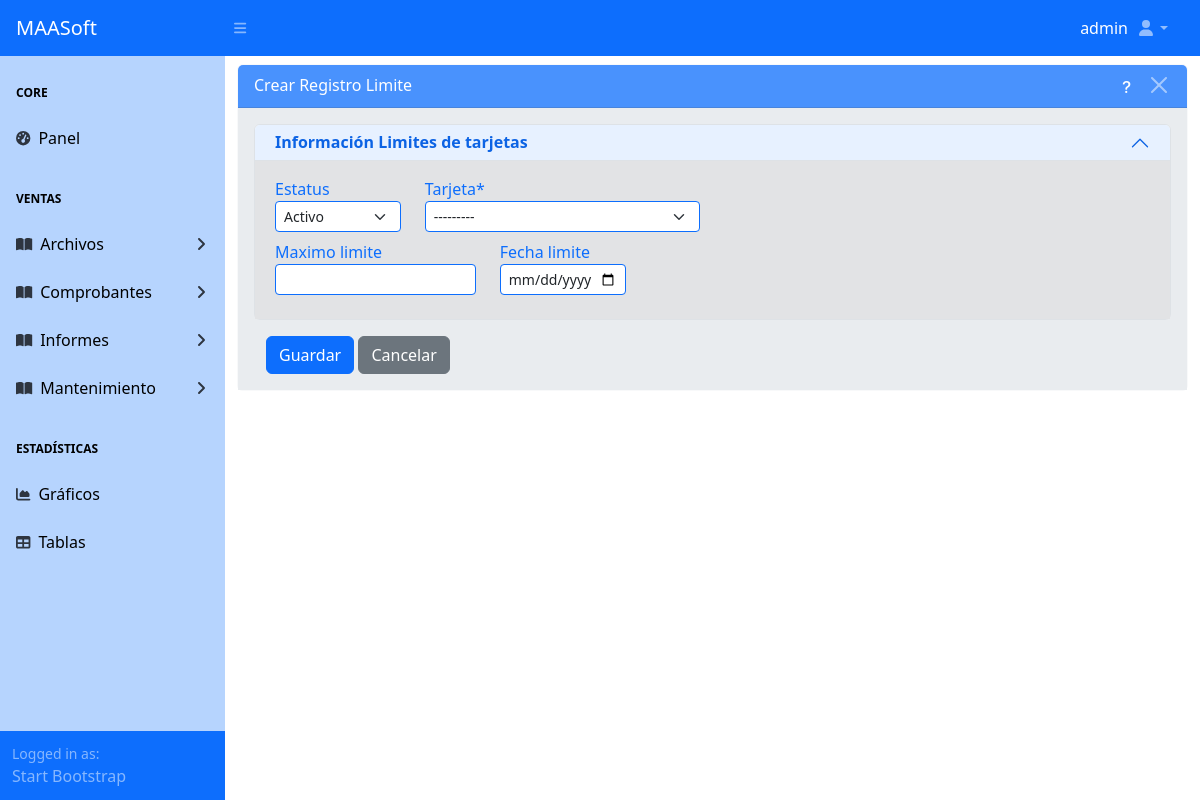
Before: /maestros/registrolimite/nueva/ (signed in) with the older database file.
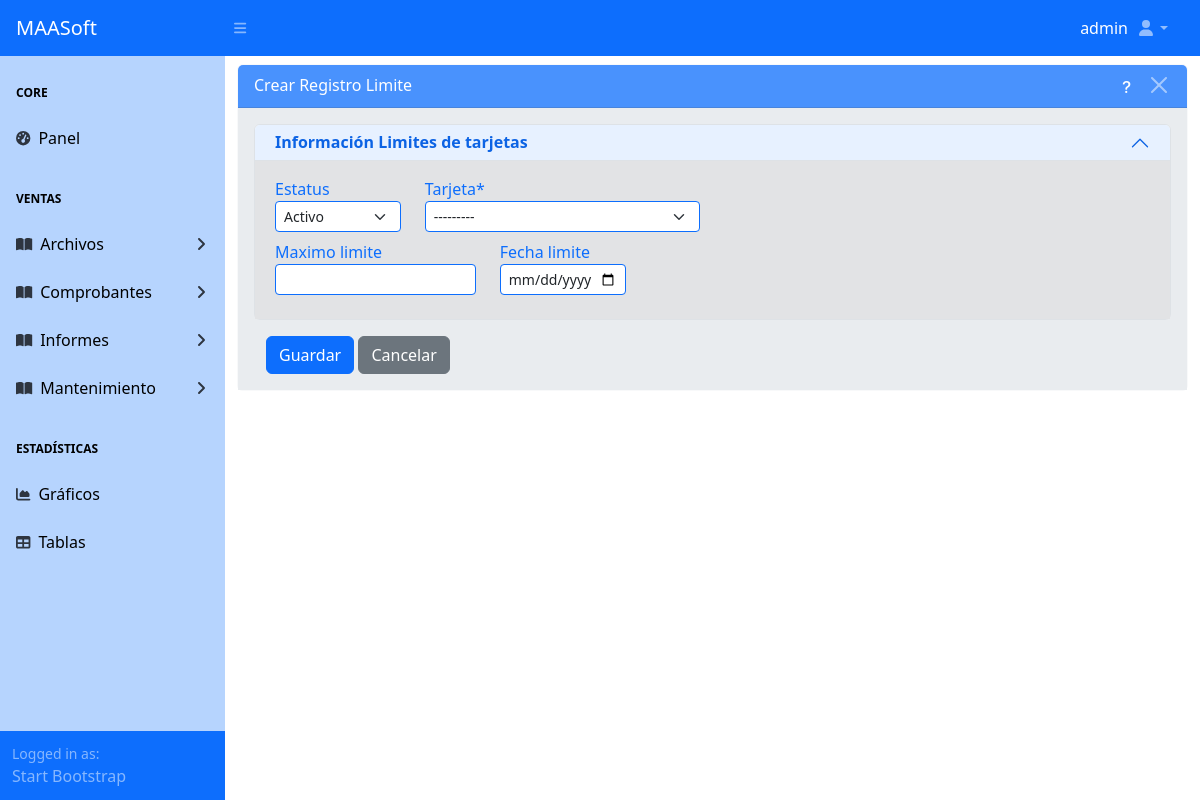
After: the same page with the newer database file.
### apps/maestros/models/tarjeta_models.py (models this page shows, shortened)
class Tarjeta(ModeloBaseGenerico):
    id_tarjeta = models.AutoField(primary_key=True)
    estatus_tarjeta = models.BooleanField("Estatus*", default=True, choices=ESTATUS_GEN)
    numero_tarjeta = models.BigIntegerField()  #  editable=False Campo entero para almacenar la concatenación
    id_sucursal_tarjeta = models.ForeignKey(Sucursal, on_delete=models.PROTECT,
                                            verbose_name="Sucursal*")
    codigo_socio = models.IntegerField("Codigo Socio*", default=0)
    adicional = models.IntegerField("Adicional*")
    digito_verificador = models.IntegerField("Digito Verificador*")
    nombre_titular = models.CharField("Titular*", max_length=40, blank=True)
    domicilio = models.CharField(max_length=40, blank=True)
    id_localidad_tarjeta = models.ForeignKey(Localidad, on_delete=models.PROTECT,
                                           verbose_name="Localidad*")
    id_provincia_tarjeta = models.ForeignKey(Provincia, on_delete=models.PROTECT,
                                           verbose_name="Provincia*")
    telefono_tarjeta = models.CharField(max_length=15, blank=True,
                                        verbose_name="Telefono*")
    telefono2_tarjeta = models.CharField(max_length=15, blank=True,
                                         verbose_name="Telefono")
    movil_tarjeta = models.CharField(max_length=15, blank=True,
                                     verbose_name="Telefono Movil")
    mail_tarjeta = models.EmailField(max_length=50, blank=True,
                                     verbose_name="eMail")
    nombre_garantia = models.CharField(max_length=40, blank=True)
    limite_maximo_tarjeta = models.DecimalField(max_digits=12, decimal_places=2, default=0,
                                                verbose_name="Limite de Compra*")
    saldo_disponible = models.DecimalField(max_digits=12, decimal_places=2, default=0,
                                           verbose_name="Disponible*")
    id_titulo = models.ForeignKey(Titulo, on_delete=models.PROTECT, verbose_name="Titulo*")
    id_tarjeta_estado = models.ForeignKey(TarjetaEstado, on_delete=models.PROTECT,
                                          verbose_name="Estado*")
    fecha_alta = models.DateField("Fecha Alta")
    fecha_baja = models.DateField(blank=True, null=True)
    vencimiento = models.DateField("Vencimiento*")
    liquidacion_mail = models.BooleanField(blank=True)
    seguro = models.BooleanField("Seguro*", default=True, choices=SEGURO)
    observacion = models.CharField(max_length=50, blank=True)
    def __str__(self):
        return self.nombre_titular
    class Meta:
        db_table = 'tarjeta'
        verbose_name = ('Tarjeta')
        verbose_name_plural = ('Tarjetas')
        ordering = ['nombre_titular']

### apps/maestros/views/registro_limite_views.py (the view)
# urls.py: path('registrolimite/nueva/', RegitroLimiteCreateView.as_view(), name='registro_limite_create'),
class RegitroLimiteCreateView(MaestroCreateView):
	model = ConfigViews.model
	list_view_name = ConfigViews.list_view_name
	form_class = ConfigViews.form_class
	template_name = ConfigViews.template_form
	success_url = ConfigViews.success_url
	permission_required = ConfigViews.permission_add
	extra_context = {
		"accion": f"Crear {ConfigViews.model._meta.verbose_name}",
		"list_view_name" : ConfigViews.list_view_name
	}

### apps/maestros/forms/registro_limite_forms.py
class RegitroLimiteForm(CrudGenericForm):
	class Meta:
		model = RegitroLimite
		fields = '__all__'
		widgets = {
			'estatus_registro_limite':
				forms.Select(attrs={**formclassselect}),
			'id_tarjeta':
				forms.Select(attrs={**formclassselect}),
			'fecha_limite':
				forms.TextInput(attrs={'type':'date', **formclassdate}),
			'maximo_limite':
				forms.NumberInput(attrs={**formclasstext,
                           'min': 0, 'max': 999999999, 'step': '1.00'}),
		}

### apps/maestros/views/cruds_views_generics.py (called while the page is built)
def obtener_requerimientos_modelo(modelo):
	requerimientos = {}
	for field in modelo._meta.fields:
		exclud_fields = ['usuario', 'estacion', 'fcontrol']
		field_info = []
		if not field.primary_key and field.name not in exclud_fields:
			if not field.blank:
				field_info.append("Este campo es obligatorio")
			if hasattr(field, "max_length") and field.max_length is not None:
				field_info.append(f"Debe tener un máximo de {field.max_length} caracteres")
			if field.unique:
				field_info.append("Debe ser único")
			requerimientos[field.verbose_name] = field_info
	return requerimientos

### apps/maestros/templates/maestros/registro_limite_form.html (shortened to what this page needs)
{% extends 'maestro_form.html' %}
{% load static %}
{% block maincomponent %}
	{% block principalcomponent %}
		<div id="layoutSidenav_content">
			<main>
				<div class="container-fluid">
					<div class="card border-light mb-3 mt-2">
						<div class="card-header text-white bg-primary opacity-75 d-flex
									justify-content-between">
							{{ accion }}
							<div class="flex align-items-center">
								<a
									class="me-2 text-white"
									data-bs-toggle="modal"
									data-bs-target="#helpModal"
									style="cursor: pointer;">
									<i class="bi bi-question-lg"></i></a>
								<button type="button" class="btn-close btn-close-white"
									aria-label="Close"
									onclick="window.location.href='{% url list_view_name %}'">
								</button>
							</div>
						</div>
						<div class="card-body bg-body-secondary">
							<form method="post" enctype="multipart/form-data" novalidate>
								<div class="accordion" id="accordionPanelsStayOpenExample">
									<div class="accordion-item">
										<h2 class="accordion-header">
											<button
												class="accordion-button py-2 "
												type="button"
												data-bs-toggle="collapse"
												data-bs-target="#Información_Limites_de_tarjetas"
												aria-expanded="true"
												aria-controls="Información_Limites_de_tarjetas">
												<strong>Información Limites de tarjetas</strong>
											</button>
										</h2>
										<div class="accordion-collapse collapse show"
											id="Información_Limites_de_tarjetas">
											<div class="accordion-body bg-secondary-subtle">
												<div class="row">
													<div class="col-md-2">
														<label class="form-label text-primary mb-0">
															{{ form.estatus_registro_limite.label }}
														</label>
														{{ form.estatus_registro_limite }}
													</div>
													<div class="col-md-4">
														<label class="form-label text-primary mb-0">
															{{ form.id_tarjeta.label }}
														</label>
														{{ form.id_tarjeta }}
													</div>
												</div>
												<div class="row">
													<div class="col-md-3">
														<label class="form-label text-primary mb-0">
															{{ form.maximo_limite.label }}
														</label>
														{{ form.maximo_limite }}
													</div>
													<div class="col-md-2">
														<label class="form-label text-primary mb-0">
															{{ form.fecha_limite.label }}
														</label>
														{{ form.fecha_limite }}
													</div>
												</div>
											</div>
										</div>
									</div>
								</div>
								<div class="container mt-3">
									<button class="btn btn-primary" type="submit" id="guardarBtn">
										Guardar
									</button>
									<a class="btn btn-secondary" href="{% url list_view_name %}">
										Cancelar
									</a>
								</div>
							</form>
						</div>
					</div>
				</div>
			</main>
		</div>
	{% endblock principalcomponent %}
{% endblock maincomponent %}

Changed rows visible on the page:
removed Tarjeta: id_tarjeta "---------"
Other visible differences:
form field id_tarjeta: (not shown) → "---------"
